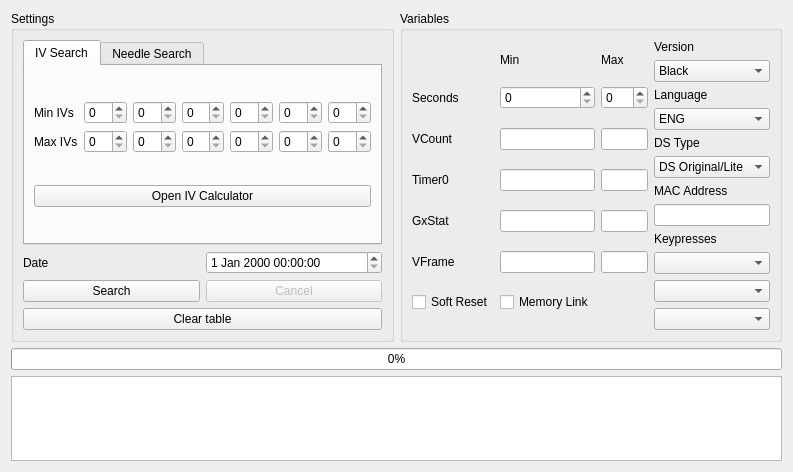
<?xml version="1.0" encoding="UTF-8"?>
<ui version="4.0">
 <class>ProfileCalibrator5</class>
 <widget class="QWidget" name="ProfileCalibrator5">
  <property name="geometry">
   <rect>
    <x>0</x>
    <y>0</y>
    <width>793</width>
    <height>472</height>
   </rect>
  </property>
  <property name="windowTitle">
   <string>Profile Calibrator</string>
  </property>
  <layout class="QGridLayout" name="gridLayout">
   <item row="0" column="1">
    <widget class="QGroupBox" name="groupBox_2">
     <property name="sizePolicy">
      <sizepolicy hsizetype="Preferred" vsizetype="Preferred">
       <horstretch>1</horstretch>
       <verstretch>1</verstretch>
      </sizepolicy>
     </property>
     <property name="title">
      <string>Variables</string>
     </property>
     <layout class="QGridLayout" name="gridLayout_4">
      <item row="4" column="1">
       <widget class="QLabel" name="labelDSType">
        <property name="text">
         <string>DS Type</string>
        </property>
       </widget>
      </item>
      <item row="10" column="1">
       <widget class="ComboBox" name="comboBoxKeypress2"/>
      </item>
      <item row="0" column="0" rowspan="12">
       <layout class="QGridLayout" name="gridLayout_3">
        <item row="2" column="1">
         <widget class="TextBox" name="textBoxMinVCount"/>
        </item>
        <item row="4" column="0">
         <widget class="QLabel" name="labelGxStat">
          <property name="text">
           <string>GxStat</string>
          </property>
         </widget>
        </item>
        <item row="4" column="1">
         <widget class="TextBox" name="textBoxMinGxStat"/>
        </item>
        <item row="5" column="0">
         <widget class="QLabel" name="labelVFrame">
          <property name="text">
           <string>VFrame</string>
          </property>
         </widget>
        </item>
        <item row="2" column="2">
         <widget class="TextBox" name="textBoxMaxVCount"/>
        </item>
        <item row="1" column="2">
         <widget class="QSpinBox" name="spinBoxMaxSeconds">
          <property name="maximum">
           <number>59</number>
          </property>
         </widget>
        </item>
        <item row="3" column="2">
         <widget class="TextBox" name="textBoxMaxTimer0"/>
        </item>
        <item row="1" column="0">
         <widget class="QLabel" name="labelSeconds">
          <property name="text">
           <string>Seconds</string>
          </property>
         </widget>
        </item>
        <item row="3" column="0">
         <widget class="QLabel" name="labelTimer0">
          <property name="text">
           <string>Timer0</string>
          </property>
         </widget>
        </item>
        <item row="4" column="2">
         <widget class="TextBox" name="textBoxMaxGxStat"/>
        </item>
        <item row="2" column="0">
         <widget class="QLabel" name="labelVCount">
          <property name="text">
           <string>VCount</string>
          </property>
         </widget>
        </item>
        <item row="3" column="1">
         <widget class="TextBox" name="textBoxMinTimer0"/>
        </item>
        <item row="1" column="1">
         <widget class="QSpinBox" name="spinBoxMinSeconds">
          <property name="maximum">
           <number>59</number>
          </property>
         </widget>
        </item>
        <item row="0" column="2">
         <widget class="QLabel" name="labelMax">
          <property name="sizePolicy">
           <sizepolicy hsizetype="Preferred" vsizetype="Fixed">
            <horstretch>0</horstretch>
            <verstretch>0</verstretch>
           </sizepolicy>
          </property>
          <property name="text">
           <string>Max</string>
          </property>
         </widget>
        </item>
        <item row="0" column="1">
         <widget class="QLabel" name="labelMin">
          <property name="sizePolicy">
           <sizepolicy hsizetype="Preferred" vsizetype="Fixed">
            <horstretch>0</horstretch>
            <verstretch>0</verstretch>
           </sizepolicy>
          </property>
          <property name="text">
           <string>Min</string>
          </property>
         </widget>
        </item>
        <item row="5" column="1">
         <widget class="TextBox" name="textBoxMinVFrame"/>
        </item>
        <item row="5" column="2">
         <widget class="TextBox" name="textBoxMaxVFrame"/>
        </item>
        <item row="6" column="0">
         <widget class="QCheckBox" name="checkBoxSoftReset">
          <property name="text">
           <string>Soft Reset</string>
          </property>
         </widget>
        </item>
        <item row="6" column="1">
         <widget class="QCheckBox" name="checkBoxMemoryLink">
          <property name="text">
           <string>Memory Link</string>
          </property>
         </widget>
        </item>
       </layout>
      </item>
      <item row="5" column="1">
       <widget class="ComboBox" name="comboBoxDSType">
        <item>
         <property name="text">
          <string>DS Original/Lite</string>
         </property>
        </item>
        <item>
         <property name="text">
          <string>DSi/DSi XL</string>
         </property>
        </item>
        <item>
         <property name="text">
          <string>3DS</string>
         </property>
        </item>
       </widget>
      </item>
      <item row="9" column="1">
       <widget class="ComboBox" name="comboBoxKeypress1"/>
      </item>
      <item row="2" column="1">
       <widget class="QLabel" name="labelLanguage">
        <property name="text">
         <string>Language</string>
        </property>
       </widget>
      </item>
      <item row="8" column="1">
       <widget class="QLabel" name="labelKeypresses">
        <property name="text">
         <string>Keypresses</string>
        </property>
       </widget>
      </item>
      <item row="6" column="1">
       <widget class="QLabel" name="labelMACAddress">
        <property name="text">
         <string>MAC Address</string>
        </property>
       </widget>
      </item>
      <item row="0" column="1">
       <widget class="QLabel" name="labelVersion">
        <property name="text">
         <string>Version</string>
        </property>
       </widget>
      </item>
      <item row="7" column="1">
       <widget class="TextBox" name="textBoxMACAddress"/>
      </item>
      <item row="1" column="1">
       <widget class="ComboBox" name="comboBoxVersion">
        <item>
         <property name="text">
          <string>Black</string>
         </property>
        </item>
        <item>
         <property name="text">
          <string>White</string>
         </property>
        </item>
        <item>
         <property name="text">
          <string>Black 2</string>
         </property>
        </item>
        <item>
         <property name="text">
          <string>White 2</string>
         </property>
        </item>
       </widget>
      </item>
      <item row="11" column="1">
       <widget class="ComboBox" name="comboBoxKeypress3"/>
      </item>
      <item row="3" column="1">
       <widget class="ComboBox" name="comboBoxLanguage">
        <item>
         <property name="text">
          <string>ENG</string>
         </property>
        </item>
        <item>
         <property name="text">
          <string>SPA</string>
         </property>
        </item>
        <item>
         <property name="text">
          <string>FRE</string>
         </property>
        </item>
        <item>
         <property name="text">
          <string>ITA</string>
         </property>
        </item>
        <item>
         <property name="text">
          <string>DEU</string>
         </property>
        </item>
        <item>
         <property name="text">
          <string>JPN</string>
         </property>
        </item>
        <item>
         <property name="text">
          <string>KOR</string>
         </property>
        </item>
       </widget>
      </item>
     </layout>
    </widget>
   </item>
   <item row="2" column="0" colspan="2">
    <widget class="QTableView" name="tableView">
     <property name="contextMenuPolicy">
      <enum>Qt::CustomContextMenu</enum>
     </property>
     <attribute name="verticalHeaderVisible">
      <bool>false</bool>
     </attribute>
    </widget>
   </item>
   <item row="0" column="0">
    <widget class="QGroupBox" name="groupBox">
     <property name="sizePolicy">
      <sizepolicy hsizetype="Preferred" vsizetype="Preferred">
       <horstretch>1</horstretch>
       <verstretch>1</verstretch>
      </sizepolicy>
     </property>
     <property name="title">
      <string>Settings</string>
     </property>
     <layout class="QGridLayout" name="gridLayout_6">
      <item row="1" column="0">
       <widget class="QLabel" name="labelDate">
        <property name="text">
         <string>Date</string>
        </property>
       </widget>
      </item>
      <item row="1" column="1">
       <widget class="QDateTimeEdit" name="dateTimeEdit">
        <property name="maximumDateTime">
         <datetime>
          <hour>23</hour>
          <minute>59</minute>
          <second>59</second>
          <year>2099</year>
          <month>12</month>
          <day>31</day>
         </datetime>
        </property>
        <property name="minimumDateTime">
         <datetime>
          <hour>0</hour>
          <minute>0</minute>
          <second>0</second>
          <year>2000</year>
          <month>1</month>
          <day>1</day>
         </datetime>
        </property>
       </widget>
      </item>
      <item row="2" column="0" colspan="2">
       <layout class="QGridLayout" name="gridLayout_5">
        <item row="1" column="0" colspan="2">
         <widget class="QPushButton" name="pushButtonClearTable">
          <property name="text">
           <string>Clear table</string>
          </property>
         </widget>
        </item>
        <item row="0" column="1">
         <widget class="QPushButton" name="pushButtonCancel">
          <property name="enabled">
           <bool>false</bool>
          </property>
          <property name="text">
           <string>Cancel</string>
          </property>
         </widget>
        </item>
        <item row="0" column="0">
         <widget class="QPushButton" name="pushButtonSearch">
          <property name="text">
           <string>Search</string>
          </property>
         </widget>
        </item>
       </layout>
      </item>
      <item row="0" column="0" colspan="2">
       <widget class="QTabWidget" name="tabWidgetType">
        <widget class="QWidget" name="tabIVs">
         <attribute name="title">
          <string>IV Search</string>
         </attribute>
         <layout class="QGridLayout" name="gridLayout_7">
          <item row="0" column="0">
           <layout class="QGridLayout" name="gridLayout_2">
            <item row="0" column="0">
             <widget class="QLabel" name="labelMinIVs">
              <property name="text">
               <string>Min IVs</string>
              </property>
             </widget>
            </item>
            <item row="0" column="1">
             <widget class="QSpinBox" name="spinBoxMinHP"/>
            </item>
            <item row="0" column="2">
             <widget class="QSpinBox" name="spinBoxMinAtk"/>
            </item>
            <item row="0" column="3">
             <widget class="QSpinBox" name="spinBoxMinDef"/>
            </item>
            <item row="0" column="4">
             <widget class="QSpinBox" name="spinBoxMinSpA"/>
            </item>
            <item row="0" column="5">
             <widget class="QSpinBox" name="spinBoxMinSpD"/>
            </item>
            <item row="0" column="6">
             <widget class="QSpinBox" name="spinBoxMinSpe"/>
            </item>
            <item row="1" column="0">
             <widget class="QLabel" name="labelMaxIVs">
              <property name="text">
               <string>Max IVs</string>
              </property>
             </widget>
            </item>
            <item row="1" column="1">
             <widget class="QSpinBox" name="spinBoxMaxHP"/>
            </item>
            <item row="1" column="2">
             <widget class="QSpinBox" name="spinBoxMaxAtk"/>
            </item>
            <item row="1" column="3">
             <widget class="QSpinBox" name="spinBoxMaxDef"/>
            </item>
            <item row="1" column="4">
             <widget class="QSpinBox" name="spinBoxMaxSpA"/>
            </item>
            <item row="1" column="5">
             <widget class="QSpinBox" name="spinBoxMaxSpD"/>
            </item>
            <item row="1" column="6">
             <widget class="QSpinBox" name="spinBoxMaxSpe"/>
            </item>
           </layout>
          </item>
          <item row="1" column="0">
           <widget class="QPushButton" name="pushButtonIVCalculator">
            <property name="text">
             <string>Open IV Calculator</string>
            </property>
           </widget>
          </item>
         </layout>
        </widget>
        <widget class="QWidget" name="tabNeedles">
         <attribute name="title">
          <string>Needle Search</string>
         </attribute>
         <layout class="QGridLayout" name="gridLayout_10">
          <item row="0" column="0" colspan="2">
           <layout class="QGridLayout" name="gridLayout_8">
            <item row="0" column="0">
             <widget class="QPushButton" name="pushButtonUpLeft">
              <property name="text">
               <string>↖</string>
              </property>
              <attribute name="buttonGroup">
               <string notr="true">buttonGroupNeedles</string>
              </attribute>
             </widget>
            </item>
            <item row="0" column="1">
             <widget class="QPushButton" name="pushButtonUp">
              <property name="text">
               <string>↑</string>
              </property>
              <attribute name="buttonGroup">
               <string notr="true">buttonGroupNeedles</string>
              </attribute>
             </widget>
            </item>
            <item row="0" column="2">
             <widget class="QPushButton" name="pushButtonUpRight">
              <property name="text">
               <string>↗</string>
              </property>
              <attribute name="buttonGroup">
               <string notr="true">buttonGroupNeedles</string>
              </attribute>
             </widget>
            </item>
            <item row="1" column="0">
             <widget class="QPushButton" name="pushButtonLeft">
              <property name="text">
               <string>←</string>
              </property>
              <attribute name="buttonGroup">
               <string notr="true">buttonGroupNeedles</string>
              </attribute>
             </widget>
            </item>
            <item row="1" column="2">
             <widget class="QPushButton" name="pushButtonRight">
              <property name="text">
               <string>→</string>
              </property>
              <attribute name="buttonGroup">
               <string notr="true">buttonGroupNeedles</string>
              </attribute>
             </widget>
            </item>
            <item row="2" column="0">
             <widget class="QPushButton" name="pushButtonDownLeft">
              <property name="text">
               <string>↙</string>
              </property>
              <attribute name="buttonGroup">
               <string notr="true">buttonGroupNeedles</string>
              </attribute>
             </widget>
            </item>
            <item row="2" column="1">
             <widget class="QPushButton" name="pushButtonDown">
              <property name="text">
               <string>↓</string>
              </property>
              <attribute name="buttonGroup">
               <string notr="true">buttonGroupNeedles</string>
              </attribute>
             </widget>
            </item>
            <item row="2" column="2">
             <widget class="QPushButton" name="pushButtonDownRight">
              <property name="text">
               <string>↘</string>
              </property>
              <attribute name="buttonGroup">
               <string notr="true">buttonGroupNeedles</string>
              </attribute>
             </widget>
            </item>
           </layout>
          </item>
          <item row="1" column="0">
           <widget class="QLineEdit" name="lineEditNeedles">
            <property name="readOnly">
             <bool>true</bool>
            </property>
           </widget>
          </item>
          <item row="1" column="1">
           <layout class="QGridLayout" name="gridLayout_9">
            <item row="0" column="0">
             <widget class="QRadioButton" name="radioButtonUnovaLink">
              <property name="text">
               <string>Unova Link</string>
              </property>
              <property name="checked">
               <bool>true</bool>
              </property>
              <attribute name="buttonGroup">
               <string notr="true">buttonGroupNeedleType</string>
              </attribute>
             </widget>
            </item>
            <item row="0" column="1">
             <widget class="QRadioButton" name="radioButtonSaving">
              <property name="text">
               <string>Saving</string>
              </property>
              <attribute name="buttonGroup">
               <string notr="true">buttonGroupNeedleType</string>
              </attribute>
             </widget>
            </item>
            <item row="1" column="0">
             <widget class="QPushButton" name="pushButtonDelete">
              <property name="text">
               <string>Delete</string>
              </property>
             </widget>
            </item>
            <item row="1" column="1">
             <widget class="QPushButton" name="pushButtonClear">
              <property name="text">
               <string>Clear</string>
              </property>
             </widget>
            </item>
           </layout>
          </item>
         </layout>
        </widget>
       </widget>
      </item>
     </layout>
    </widget>
   </item>
   <item row="1" column="0" colspan="2">
    <widget class="QProgressBar" name="progressBar">
     <property name="value">
      <number>0</number>
     </property>
    </widget>
   </item>
  </layout>
 </widget>
 <customwidgets>
  <customwidget>
   <class>TextBox</class>
   <extends>QLineEdit</extends>
   <header>Forms/Controls/TextBox.hpp</header>
  </customwidget>
  <customwidget>
   <class>ComboBox</class>
   <extends>QComboBox</extends>
   <header>Forms/Controls/ComboBox.hpp</header>
  </customwidget>
 </customwidgets>
 <tabstops>
  <tabstop>tabWidgetType</tabstop>
  <tabstop>spinBoxMinHP</tabstop>
  <tabstop>spinBoxMinAtk</tabstop>
  <tabstop>spinBoxMinDef</tabstop>
  <tabstop>spinBoxMinSpA</tabstop>
  <tabstop>spinBoxMinSpD</tabstop>
  <tabstop>spinBoxMinSpe</tabstop>
  <tabstop>spinBoxMaxHP</tabstop>
  <tabstop>spinBoxMaxAtk</tabstop>
  <tabstop>spinBoxMaxDef</tabstop>
  <tabstop>spinBoxMaxSpA</tabstop>
  <tabstop>spinBoxMaxSpD</tabstop>
  <tabstop>spinBoxMaxSpe</tabstop>
  <tabstop>pushButtonIVCalculator</tabstop>
  <tabstop>pushButtonUpLeft</tabstop>
  <tabstop>pushButtonUp</tabstop>
  <tabstop>pushButtonUpRight</tabstop>
  <tabstop>pushButtonLeft</tabstop>
  <tabstop>pushButtonRight</tabstop>
  <tabstop>pushButtonDownLeft</tabstop>
  <tabstop>pushButtonDown</tabstop>
  <tabstop>pushButtonDownRight</tabstop>
  <tabstop>lineEditNeedles</tabstop>
  <tabstop>radioButtonUnovaLink</tabstop>
  <tabstop>radioButtonSaving</tabstop>
  <tabstop>pushButtonDelete</tabstop>
  <tabstop>pushButtonClear</tabstop>
  <tabstop>dateTimeEdit</tabstop>
  <tabstop>pushButtonSearch</tabstop>
  <tabstop>pushButtonCancel</tabstop>
  <tabstop>pushButtonClearTable</tabstop>
  <tabstop>spinBoxMinSeconds</tabstop>
  <tabstop>spinBoxMaxSeconds</tabstop>
  <tabstop>textBoxMinVCount</tabstop>
  <tabstop>textBoxMaxVCount</tabstop>
  <tabstop>textBoxMinTimer0</tabstop>
  <tabstop>textBoxMaxTimer0</tabstop>
  <tabstop>textBoxMinGxStat</tabstop>
  <tabstop>textBoxMaxGxStat</tabstop>
  <tabstop>textBoxMinVFrame</tabstop>
  <tabstop>textBoxMaxVFrame</tabstop>
  <tabstop>checkBoxSoftReset</tabstop>
  <tabstop>checkBoxMemoryLink</tabstop>
  <tabstop>comboBoxVersion</tabstop>
  <tabstop>comboBoxLanguage</tabstop>
  <tabstop>comboBoxDSType</tabstop>
  <tabstop>textBoxMACAddress</tabstop>
  <tabstop>comboBoxKeypress1</tabstop>
  <tabstop>comboBoxKeypress2</tabstop>
  <tabstop>comboBoxKeypress3</tabstop>
  <tabstop>tableView</tabstop>
 </tabstops>
 <resources/>
 <connections/>
 <buttongroups>
  <buttongroup name="buttonGroupNeedleType"/>
  <buttongroup name="buttonGroupNeedles">
   <property name="exclusive">
    <bool>false</bool>
   </property>
  </buttongroup>
 </buttongroups>
</ui>
